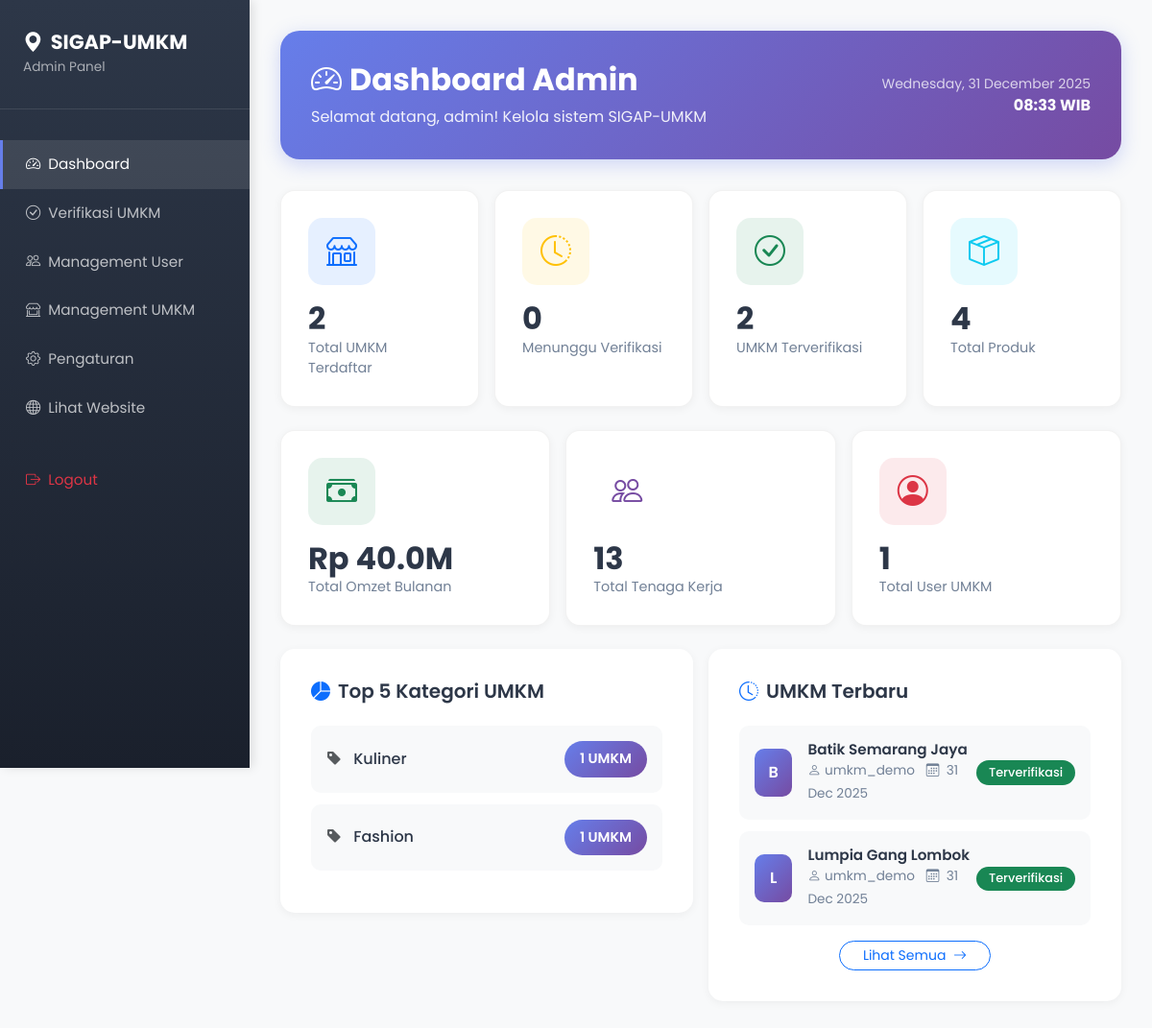
/admin/index.php (signed in), run on the app's committed database.
### tables this page shows
CREATE TABLE umkm_data (
    id INT AUTO_INCREMENT PRIMARY KEY,
    user_id INT NOT NULL,
    nama_usaha VARCHAR(100) NOT NULL,
    kategori VARCHAR(50) NOT NULL,
    deskripsi TEXT,
    alamat TEXT NOT NULL,
    no_telepon VARCHAR(20) NULL,
    email VARCHAR(100) NULL,
    lat DECIMAL(10, 8),
    lng DECIMAL(11, 8),
    omzet_bulanan DECIMAL(15, 2),
    jumlah_karyawan INT DEFAULT 0,
    status_verifikasi ENUM('pending', 'terverifikasi', 'ditolak') DEFAULT 'pending',
    foto_usaha VARCHAR(255),
    created_at TIMESTAMP DEFAULT CURRENT_TIMESTAMP,
    updated_at TIMESTAMP DEFAULT CURRENT_TIMESTAMP ON UPDATE CURRENT_TIMESTAMP,
    FOREIGN KEY (user_id) REFERENCES users(id) ON DELETE CASCADE,
    INDEX idx_status (status_verifikasi),
    INDEX idx_lokasi (lat, lng),
    INDEX idx_kategori (kategori)
);

CREATE TABLE users (
    id INT AUTO_INCREMENT PRIMARY KEY,
    username VARCHAR(50) UNIQUE NOT NULL,
    password VARCHAR(255) NOT NULL,
    role ENUM('admin', 'umkm') NOT NULL DEFAULT 'umkm',
    foto_profil VARCHAR(255) NULL,
    no_telepon VARCHAR(20) NULL,
    created_at TIMESTAMP DEFAULT CURRENT_TIMESTAMP,
    updated_at TIMESTAMP DEFAULT CURRENT_TIMESTAMP ON UPDATE CURRENT_TIMESTAMP,
    INDEX idx_username (username)
);

### admin/index.php (the view, shortened to what this page needs)
<?php
$database = new Database();
$conn = $database->getConnection();
$stats = [];
$query = "SELECT COUNT(*) as total FROM umkm_data";
$stmt = $conn->prepare($query);
$stmt->execute();
$stats['total_umkm'] = $stmt->fetch()['total'];
$query = "SELECT COUNT(*) as total FROM umkm_data WHERE status_verifikasi = 'pending'";
$stmt = $conn->prepare($query);
$stmt->execute();
$stats['pending'] = $stmt->fetch()['total'];
$query = "SELECT COUNT(*) as total FROM umkm_data WHERE status_verifikasi = 'terverifikasi'";
$stmt = $conn->prepare($query);
$stmt->execute();
$stats['terverifikasi'] = $stmt->fetch()['total'];
$query = "SELECT COUNT(*) as total FROM produk";
$stmt = $conn->prepare($query);
$stmt->execute();
$stats['total_produk'] = $stmt->fetch()['total'];
$query = "SELECT COUNT(*) as total FROM users WHERE role = 'umkm'";
$stmt = $conn->prepare($query);
$stmt->execute();
$stats['total_users'] = $stmt->fetch()['total'];
$query = "SELECT SUM(omzet_bulanan) as total FROM umkm_data WHERE status_verifikasi = 'terverifikasi'";
$stmt = $conn->prepare($query);
$stmt->execute();
$stats['total_omzet'] = $stmt->fetch()['total'] ?? 0;
$query = "SELECT SUM(jumlah_karyawan) as total FROM umkm_data WHERE status_verifikasi = 'terverifikasi'";
$stmt = $conn->prepare($query);
$stmt->execute();
$stats['total_karyawan'] = $stmt->fetch()['total'] ?? 0;
$query = "SELECT u.*, us.username
          FROM umkm_data u
          JOIN users us ON u.user_id = us.id
          ORDER BY u.created_at DESC
          LIMIT 5";
$stmt = $conn->prepare($query);
$stmt->execute();
$recent_umkm = $stmt->fetchAll();
$query = "SELECT kategori, COUNT(*) as jumlah
          FROM umkm_data
          WHERE status_verifikasi = 'terverifikasi'
          GROUP BY kategori
          ORDER BY jumlah DESC
          LIMIT 5";
$stmt = $conn->prepare($query);
$stmt->execute();
$kategori_data = $stmt->fetchAll();
?>
<!DOCTYPE html>
<html lang="id">
<head>
    <link href="https://cdn.jsdelivr.net/npm/bootstrap@5.3.2/dist/css/bootstrap.min.css" rel="stylesheet">
    <link rel="stylesheet" href="https://cdn.jsdelivr.net/npm/bootstrap-icons@1.11.1/font/bootstrap-icons.css">
</head>
<body>
    <nav class="sidebar">
        <div class="sidebar-brand">
            <h4><i class="bi bi-geo-alt-fill me-2"></i>SIGAP-UMKM</h4>
            <small>Admin Panel</small>
        </div>
        <ul class="nav flex-column">
            <li class="nav-item">
                <a class="nav-link active" href="index.php">
                    <i class="bi bi-speedometer2 me-2"></i>Dashboard
                </a>
            </li>
            <li class="nav-item">
                <a class="nav-link" href="verifikasi.php">
                    <i class="bi bi-check-circle me-2"></i>Verifikasi UMKM
                </a>
            </li>
                        <li class="nav-item">
                <a class="nav-link" href="users.php">
                    <i class="bi bi-people me-2"></i>Management User
                </a>
            </li>
            <li class="nav-item">
                <a class="nav-link" href="umkm-management.php">
                    <i class="bi bi-shop-window me-2"></i>Management UMKM
                </a>
            </li>
            <li class="nav-item">
                <a class="nav-link" href="settings.php">
                    <i class="bi bi-gear me-2"></i>Pengaturan
                </a>
            </li>
            <li class="nav-item">
                <a class="nav-link" href="../index.php">
                    <i class="bi bi-globe me-2"></i>Lihat Website
                </a>
            </li>
            <li class="nav-item mt-4">
                <a class="nav-link text-danger" href="../auth/logout.php">
                    <i class="bi bi-box-arrow-right me-2"></i>Logout
                </a>
            </li>
        </ul>
    </nav>
    <div class="content-wrapper">
        <div class="page-header">
            <div class="d-flex justify-content-between align-items-center">
                <div>
                    <h1><i class="bi bi-speedometer2 me-2"></i>Dashboard Admin</h1>
                    <p>Selamat datang, <?= htmlspecialchars($_SESSION['username']) ?>! Kelola sistem SIGAP-UMKM</p>
                </div>
                <div class="text-end">
                    <small class="d-block opacity-75"><?= date('l, d F Y') ?></small>
                    <strong><?= date('H:i') ?> WIB</strong>
                </div>
            </div>
        </div>
        <div class="row g-3 mb-4">
            <div class="col-md-3">
                <div class="stats-card">
                    <div class="stats-icon bg-primary bg-opacity-10 text-primary">
                        <i class="bi bi-shop"></i>
                    </div>
                    <h2 class="stats-number"><?= $stats['total_umkm'] ?></h2>
                    <p class="stats-label">Total UMKM Terdaftar</p>
                </div>
            </div>
            <div class="col-md-3">
                <div class="stats-card">
                    <div class="stats-icon bg-warning bg-opacity-10 text-warning">
                        <i class="bi bi-clock-history"></i>
                    </div>
                    <h2 class="stats-number"><?= $stats['pending'] ?></h2>
                    <p class="stats-label">Menunggu Verifikasi</p>
                </div>
            </div>
            <div class="col-md-3">
                <div class="stats-card">
                    <div class="stats-icon bg-success bg-opacity-10 text-success">
                        <i class="bi bi-check-circle"></i>
                    </div>
                    <h2 class="stats-number"><?= $stats['terverifikasi'] ?></h2>
                    <p class="stats-label">UMKM Terverifikasi</p>
                </div>
            </div>
            <div class="col-md-3">
                <div class="stats-card">
                    <div class="stats-icon bg-info bg-opacity-10 text-info">
                        <i class="bi bi-box-seam"></i>
                    </div>
                    <h2 class="stats-number"><?= $stats['total_produk'] ?></h2>
                    <p class="stats-label">Total Produk</p>
                </div>
            </div>
        </div>
        <div class="row g-3 mb-4">
            <div class="col-md-4">
                <div class="stats-card">
                    <div class="stats-icon bg-success bg-opacity-10 text-success">
                        <i class="bi bi-cash-stack"></i>
                    </div>
                    <h2 class="stats-number">Rp <?= number_format($stats['total_omzet'] / 1000000, 1) ?>M</h2>
                    <p class="stats-label">Total Omzet Bulanan</p>
                </div>
            </div>
            <div class="col-md-4">
                <div class="stats-card">
                    <div class="stats-icon bg-purple bg-opacity-10" style="color: #764ba2;">
                        <i class="bi bi-people"></i>
                    </div>
                    <h2 class="stats-number"><?= $stats['total_karyawan'] ?></h2>
                    <p class="stats-label">Total Tenaga Kerja</p>
                </div>
            </div>
            <div class="col-md-4">
                <div class="stats-card">
                    <div class="stats-icon bg-danger bg-opacity-10 text-danger">
                        <i class="bi bi-person-circle"></i>
                    </div>
                    <h2 class="stats-number"><?= $stats['total_users'] ?></h2>
                    <p class="stats-label">Total User UMKM</p>
                </div>
            </div>
        </div>
        <div class="row g-3">
            <div class="col-lg-6 mb-3">
                <div class="chart-card">
                    <h5><i class="bi bi-pie-chart-fill me-2 text-primary"></i>Top 5 Kategori UMKM</h5>
                    <?php if (count($kategori_data) > 0): ?>
                        <?php foreach ($kategori_data as $kategori): ?>
                            <div class="category-item">
                                <span class="category-name">
                                    <i class="bi bi-tag-fill me-2 text-muted"></i>
                                    <?= htmlspecialchars($kategori['kategori']) ?>
                                </span>
                                <span class="category-badge"><?= $kategori['jumlah'] ?> UMKM</span>
                            </div>
                        <?php endforeach; ?>
                    <?php endif; ?>
                </div>
            </div>
            <div class="col-lg-6 mb-3">
                <div class="recent-umkm-card">
                    <h5><i class="bi bi-clock-history me-2 text-primary"></i>UMKM Terbaru</h5>
                    <?php if (count($recent_umkm) > 0): ?>
                        <?php foreach ($recent_umkm as $umkm): ?>
                            <div class="umkm-item">
                                <?php if ($umkm['foto_usaha']): ?>
                                    <img src="../uploads/umkm_profile/<?= htmlspecialchars($umkm['foto_usaha']) ?>"
                                         class="umkm-avatar" alt="<?= htmlspecialchars($umkm['nama_usaha']) ?>">
                                <?php else: ?>
                                    <div class="umkm-placeholder">
                                        <?= strtoupper(substr($umkm['nama_usaha'], 0, 1)) ?>
                                    </div>
                                <?php endif; ?>
                                <div class="flex-grow-1 umkm-info">
                                    <h6><?= htmlspecialchars($umkm['nama_usaha']) ?></h6>
                                    <small>
                                        <i class="bi bi-person me-1"></i><?= htmlspecialchars($umkm['username']) ?>
                                        <i class="bi bi-calendar3 ms-2 me-1"></i>
                                        <?= date('d M Y', strtotime($umkm['created_at'])) ?>
                                    </small>
                                </div>
                                <?php
                                $badge_class = [
                                    'pending' => 'bg-warning',
                                    'terverifikasi' => 'bg-success',
                                    'ditolak' => 'bg-danger'
                                ];
                                ?>
                                <span class="badge <?= $badge_class[$umkm['status_verifikasi']] ?>">
                                    <?= ucfirst($umkm['status_verifikasi']) ?>
                                </span>
                            </div>
                        <?php endforeach; ?>
                        <div class="text-center mt-3">
                            <a href="verifikasi.php" class="btn btn-outline-primary btn-sm rounded-pill px-4">
                                Lihat Semua <i class="bi bi-arrow-right ms-1"></i>
                            </a>
                        </div>
                    <?php endif; ?>
                </div>
            </div>
        </div>
    </div>
</body>
</html>

### admin/index.php (style rules this page uses)
* { font-family: 'Poppins', sans-serif; }
body { background: #f8f9fa; }
.sidebar { position: fixed; top: 0; left: 0; height: 100vh; width: 260px; background: linear-gradient(180deg, #2d3748 0%, #1a202c 100%); padding: 2rem 0; z-index: 1000; box-shadow: 4px 0 10px rgba(0, 0, 0, 0.1); }
.sidebar-brand { padding: 0 1.5rem 2rem; border-bottom: 1px solid rgba(255, 255, 255, 0.1); margin-bottom: 2rem; }
.sidebar-brand h4 { color: white; font-weight: 700; margin: 0; font-size: 1.3rem; }
.sidebar-brand small { color: rgba(255, 255, 255, 0.6); font-size: 0.85rem; }
.nav-link { color: rgba(255, 255, 255, 0.7); padding: 0.875rem 1.5rem; transition: all 0.3s; border-left: 3px solid transparent; font-size: 0.95rem; }
.nav-link:hover, .nav-link.active { color: white; background: rgba(255, 255, 255, 0.1); border-left-color: #667eea; }
.nav-link i { width: 20px; }
.content-wrapper { margin-left: 260px; padding: 2rem; min-height: 100vh; }
.page-header { background: linear-gradient(135deg, #667eea 0%, #764ba2 100%); color: white; padding: 2rem; border-radius: 20px; box-shadow: 0 5px 20px rgba(102, 126, 234, 0.3); margin-bottom: 2rem; }
.page-header h1 { font-size: 2rem; font-weight: 700; margin: 0 0 0.5rem 0; }
.page-header p { opacity: 0.9; margin: 0; }
.stats-card { background: white; border-radius: 15px; padding: 1.75rem; box-shadow: 0 2px 10px rgba(0, 0, 0, 0.05); transition: all 0.3s; height: 100%; border: 1px solid rgba(0, 0, 0, 0.05); }
.stats-icon { width: 70px; height: 70px; border-radius: 15px; display: flex; align-items: center; justify-content: center; font-size: 2rem; margin-bottom: 1rem; }
.stats-number { font-size: 2rem; font-weight: 700; color: #2d3748; margin: 0; }
.stats-label { color: #718096; font-size: 0.9rem; margin: 0; }
.chart-card { background: white; border-radius: 15px; padding: 2rem; box-shadow: 0 2px 10px rgba(0, 0, 0, 0.05); }
.chart-card h5 { font-weight: 600; color: #2d3748; margin-bottom: 1.5rem; }
.category-item { display: flex; justify-content: space-between; align-items: center; padding: 1rem; border-radius: 10px; margin-bottom: 0.75rem; background: #f8f9fa; transition: all 0.3s; }
.category-name { font-weight: 500; color: #2d3748; }
.category-badge { background: linear-gradient(135deg, #667eea 0%, #764ba2 100%); color: white; padding: 0.5rem 1rem; border-radius: 20px; font-weight: 600; font-size: 0.9rem; }
.recent-umkm-card { background: white; border-radius: 15px; padding: 2rem; box-shadow: 0 2px 10px rgba(0, 0, 0, 0.05); }
.recent-umkm-card h5 { font-weight: 600; color: #2d3748; margin-bottom: 1.5rem; }
.umkm-item { display: flex; align-items: center; padding: 1rem; border-radius: 10px; margin-bottom: 0.75rem; background: #f8f9fa; transition: all 0.3s; }
.umkm-placeholder { width: 50px; height: 50px; border-radius: 10px; background: linear-gradient(135deg, #667eea 0%, #764ba2 100%); display: flex; align-items: center; justify-content: center; color: white; font-weight: 600; margin-right: 1rem; }
.umkm-info h6 { margin: 0; font-weight: 600; color: #2d3748; font-size: 0.95rem; }
.umkm-info small { color: #718096; font-size: 0.85rem; }
.badge { padding: 0.4rem 0.8rem; border-radius: 15px; font-weight: 500; font-size: 0.8rem; }

### data on the page
umkm_data: nama_usaha "B", nama_usaha "Batik Semarang Jaya", user.username "umkm_demo", created_at "31 Dec 2025", status_verifikasi "Terverifikasi"
umkm_data: nama_usaha "L", nama_usaha "Lumpia Gang Lombok", user.username "umkm_demo", created_at "31 Dec 2025", status_verifikasi "Terverifikasi"

### other printed values
$_SESSION['username'] "admin"
$stats['total_umkm'] "2"
$stats['pending'] "0"
$stats['terverifikasi'] "2"
$stats['total_produk'] "4"
$stats['total_omzet'] / 1000000 "40.0"
$stats['total_karyawan'] "13"
$stats['total_users'] "1"
$kategori['kategori'] "Kuliner"
$kategori['jumlah'] "1"
$kategori['kategori'] "Fashion"
